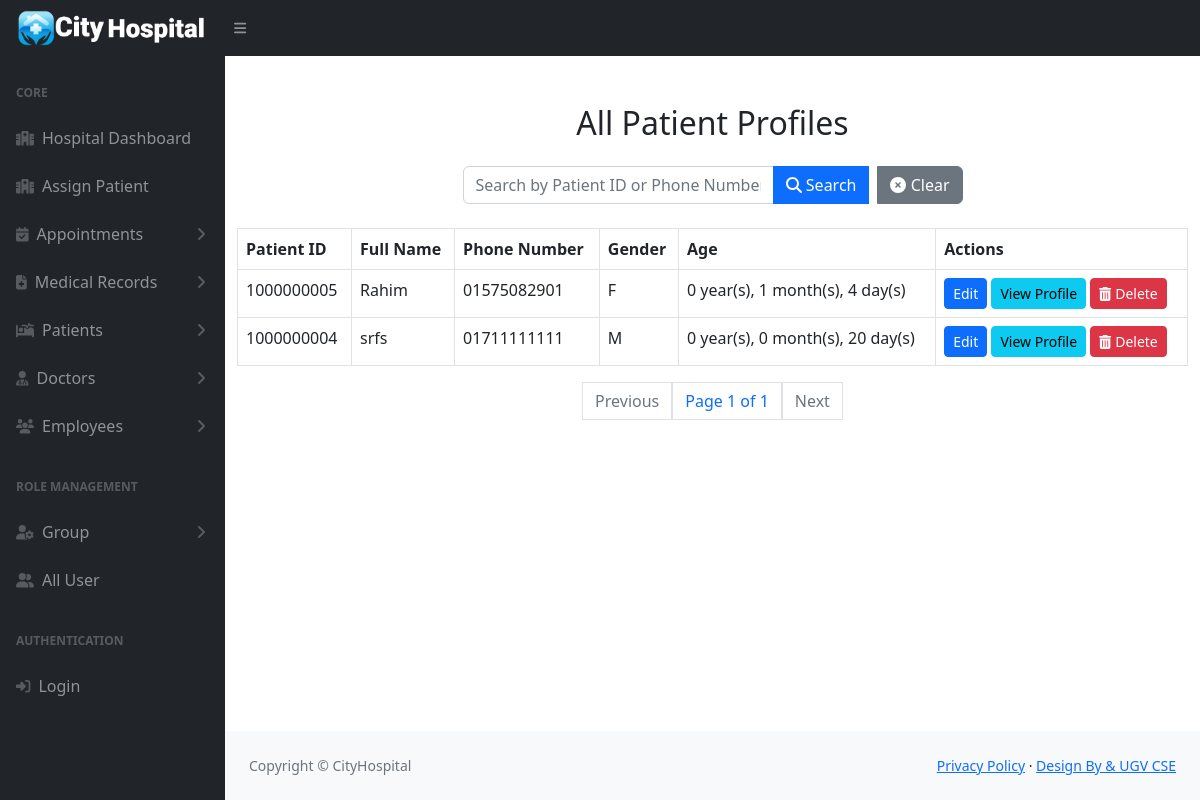
The app's page /all_patients/, older data.
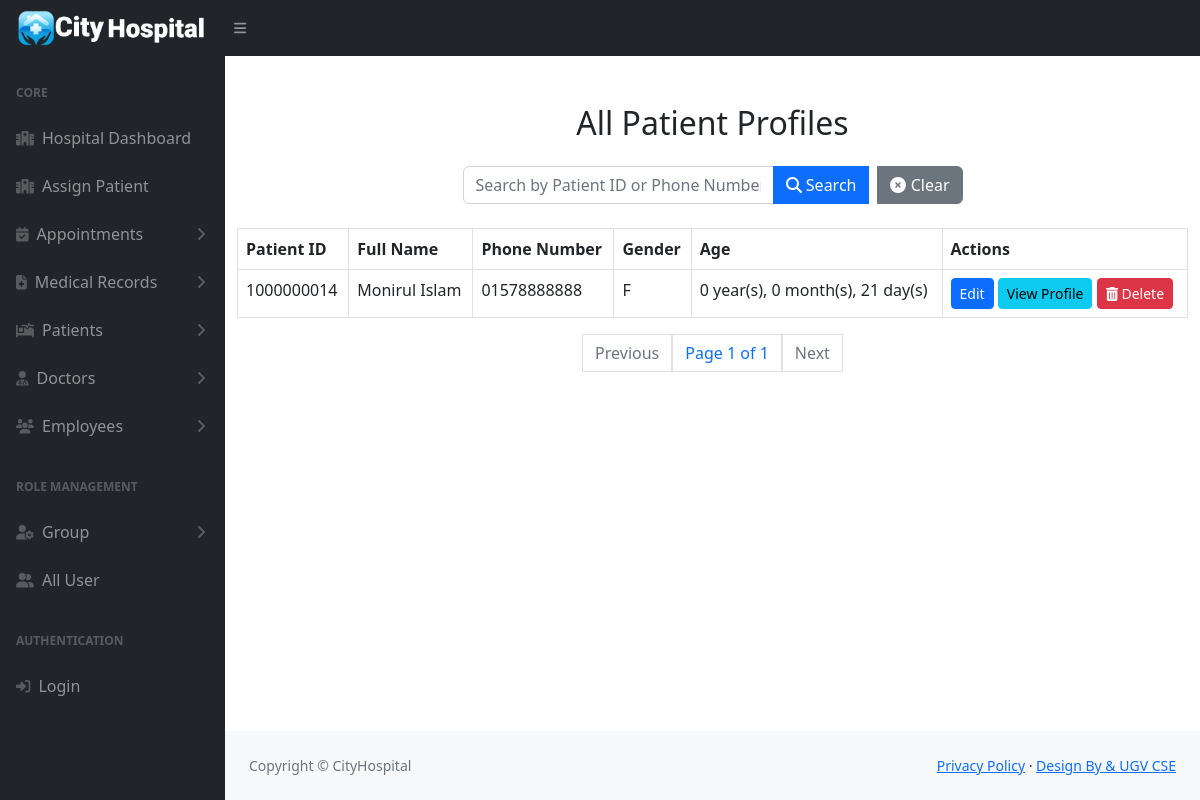
The same page, newer data.
### pms/models.py (models this page shows, shortened)
class SiteInfo(models.Model):
    site_name = models.CharField(max_length=20)
    color_logo = models.ImageField(upload_to='logo/')
    white_logo = models.ImageField(upload_to='logo/')
    email = models.EmailField()
    phone = models.CharField(max_length=14)
    address = models.CharField(max_length=100)
    site_facebook = models.URLField(max_length=100)
    site_x = models.URLField(max_length=100)
    site_instagram = models.URLField(max_length=100)
    site_pinterest = models.URLField(max_length=100)

class PatientProfile(models.Model):
    user = models.OneToOneField(User, on_delete=models.CASCADE, related_name='patient_profile')
    patient_id = models.CharField(max_length=10, unique=True, editable=False)
    full_name = models.CharField(max_length=100)
    date_of_birth = models.DateField()
    gender_choices = [('Male', 'Male'), ('Female', 'Female'), ('Other', 'Other')]
    gender = models.CharField(max_length=6, choices=gender_choices)
    phone_number = models.CharField(
        max_length=11,
        validators=[
            RegexValidator(
                regex=r'^01[3-9]\d{8}$',
                message="Enter a valid Bangladesh phone number (e.g., 01712345678).",
                code='invalid_phone'
            )
        ]
    )
    present_address = models.CharField(max_length=255, blank=True, null=True)
    permanent_address = models.CharField(max_length=255, blank=True, null=True)
    city = models.CharField(max_length=100, blank=True, null=True)
    blood_type_choices = [('A+', 'A+'), ('A-', 'A-'), ('B+', 'B+'), ('B-', 'B-'),
                          ('O+', 'O+'), ('O-', 'O-'), ('AB+', 'AB+'), ('AB-', 'AB-')]
    blood_type = models.CharField(max_length=3, choices=blood_type_choices, blank=True, null=True)
    emergency_contact_name = models.CharField(max_length=100, blank=True, null=True)
    emergency_contact_relationship = models.CharField(max_length=50, blank=True, null=True)
    emergency_contact_phone = models.CharField(max_length=15, blank=True, null=True)
    allergies = models.BooleanField(default=False, blank=True, null=True)
    HIV_positive = models.BooleanField(default=False, blank=True, null=True)
    thalassemia = models.BooleanField(default=False, blank=True, null=True)
    diabetes = models.BooleanField(default=False, blank=True, null=True)
    hypertension = models.BooleanField(default=False, blank=True, null=True)
    notes = models.TextField(blank=True, null=True)
    created_at = models.DateTimeField(auto_now_add=True)
    updated_at = models.DateTimeField(auto_now=True)

### pms/views.py (the view)
# urls.py: path('all_patients/', all_patients, name='all_patients'),
def all_patients(request):
    search_query = request.GET.get('search', '')  # Get search query from URL
    patients = PatientProfile.objects.all().order_by('-id')
    if search_query:
        patients = patients.filter(
            patient_id__icontains=search_query
        ) | patients.filter(
            phone_number__icontains=search_query
        )
    for patient in patients:
        if patient.date_of_birth:
            today = date.today()
            delta_years = today.year - patient.date_of_birth.year
            delta_months = today.month - patient.date_of_birth.month
            delta_days = today.day - patient.date_of_birth.day
            if delta_years == 0:
                if delta_months == 0:  # Less than a month old
                    patient.age = f"{delta_days} day(s)"
                else:  # Less than a year old
                    patient.age = f"{delta_months} month(s)"
            else:
                if delta_months < 0:
                    delta_years -= 1
                    delta_months += 12
                if delta_days < 0:
                    delta_months -= 1
                    delta_days += 30  # Approximation
                patient.age = f"{delta_years} year(s), {delta_months} month(s), {delta_days} day(s)"
        else:
            patient.age = "N/A"
    paginator = Paginator(patients, 10)  # Show 10 patients per page
    page_number = request.GET.get('page')
    page_obj = paginator.get_page(page_number)
    return render(request, 'patient/all_patients.html', {'page_obj': page_obj, 'search_query': search_query})

### pms/context_processors.py (called while the page is built)
def site_information(request):
    site_info = SiteInfo.objects.first()
    return {
        'site_info': site_info
    }

### templates/patient/all_patients.html (shortened to what this page needs)
{% extends 'hospital/hospital_base.html' %}
{% block content %}
<div class="container mt-5">
    <h2 class="text-center mb-4">All Patient Profiles</h2>
<form method="get" class="mb-4 d-flex justify-content-center">
    <div class="input-group" style="max-width: 500px;">
        <input type="text" class="form-control" name="search" placeholder="Search by Patient ID or Phone Number" value="{{ search_query }}">
        <button class="btn btn-primary" type="submit">
            <i class="fas fa-search"></i> Search
        </button>
        <a href="{% url 'all_patients' %}" class="btn btn-secondary ms-2">
            <i class="fas fa-times-circle"></i> Clear
        </a>
    </div>
</form>
    <table class="table table-bordered">
        <thead>
            <tr>
                <th>Patient ID</th>
                <th>Full Name</th>
                <th>Phone Number</th>
                <th>Gender</th>
                <th>Age</th>
                <th>Actions</th>
            </tr>
        </thead>
        <tbody>
            {% for patient in page_obj %}
            <tr>
                <td>{{ patient.patient_id }}</td>
                <td>{{ patient.full_name }}</td>
                <td>{{ patient.phone_number }}</td>
                <td>{{ patient.gender }}</td>
                <td>{{ patient.age }}</td>
                <td>
                    <a href="{% url 'update_patient_profile' patient.id %}" class="btn btn-primary btn-sm">Edit</a>
                    <a href="{% url 'view_patient_profile' patient.patient_id %}" class="btn btn-info btn-sm">View Profile</a>
                    <form action="{% url 'delete_patient' patient.id %}" method="POST" style="display: inline-block;">
                        <button type="submit" class="btn btn-danger btn-sm" onclick="return confirm('Are you sure you want to delete this patient?');">
                            <i class="fas fa-trash-alt"></i> Delete
                        </button>
                    </form>
                </td>
            </tr>
            {% empty %}
            <tr>
                <td colspan="6" class="text-center">No patients found.</td>
            </tr>
            {% endfor %}
        </tbody>
    </table>
    <div class="pagination justify-content-center">
        <span class="page-link {% if not page_obj.has_previous %}disabled{% endif %}">
            {% if page_obj.has_previous %}
                <a href="?page={{ page_obj.previous_page_number }}&search={{ search_query }}" class="page-link">Previous</a>
            {% else %}
                Previous
            {% endif %}
        </span>
        <span class="page-link">Page {{ page_obj.number }} of {{ page_obj.paginator.num_pages }}</span>
        <span class="page-link {% if not page_obj.has_next %}disabled{% endif %}">
            {% if page_obj.has_next %}
                <a href="?page={{ page_obj.next_page_number }}&search={{ search_query }}" class="page-link">Next</a>
            {% else %}
                Next
            {% endif %}
        </span>
    </div>
</div>
{% endblock %}

### templates/hospital/hospital_base.html (shortened to what this page needs)
{% load static %}
<!DOCTYPE html>
<html lang="en">
    <head>
        <link href="https://cdn.jsdelivr.net/npm/simple-datatables@7.1.2/dist/style.min.css" rel="stylesheet" />
        <link href="{% static 'admin_panel/css/styles.css' %}" rel="stylesheet" />
    </head>
    <body class="sb-nav-fixed">
        <nav class="sb-topnav navbar navbar-expand navbar-dark bg-dark">
            <a class="navbar-brand ps-3" href="{% url 'hospital_admin' %}"><img src="{{ site_info.white_logo.url }}" alt="" style="width: 190px;"></a>
            <button class="btn btn-link btn-sm order-1 order-lg-0 me-4 me-lg-0" id="sidebarToggle" href="#!"><i class="fas fa-bars"></i></button>
        </nav>
        <div id="layoutSidenav">
            <div id="layoutSidenav_nav">
                <nav class="sb-sidenav accordion sb-sidenav-dark" id="sidenavAccordion">
                  {% include 'hospital/hospital_sidebar.html' %}
                </nav>
            </div>
            <div id="layoutSidenav_content">
                <main>
                    {% block content %}
                    {% endblock content %}
                </main>
                <footer class="py-4 bg-light mt-auto">
                    <div class="container-fluid px-4">
                        <div class="d-flex align-items-center justify-content-between small">
                            <div class="text-muted">Copyright &copy; {{ site_info.site_name }}</div>
                            <div>
                                <a href="#">Privacy Policy</a>
                                &middot;
                                <a href="#">Design By &amp; UGV CSE</a>
                            </div>
                        </div>
                    </div>
                </footer>
            </div>
        </div>
    </body>
</html>

### templates/hospital/hospital_sidebar.html (shortened to what this page needs)
<div class="sb-sidenav-menu">
    <div class="nav">
        <div class="sb-sidenav-menu-heading">Core</div>
        <a class="nav-link" href="">
            <div class="sb-nav-link-icon"><i class="fas fa-hospital"></i></div>
            Hospital Dashboard
        </a>
        <a class="nav-link" href="">
            <div class="sb-nav-link-icon"><i class="fas fa-hospital"></i></div>
            Assign Patient
        </a>
    <a class="nav-link collapsed" href="#" data-bs-toggle="collapse" data-bs-target="#appointmentCollapse" aria-expanded="false" aria-controls="appointmentCollapse">
        <div class="sb-nav-link-icon"><i class="fas fa-calendar-check"></i></div>
        Appointments
        <div class="sb-sidenav-collapse-arrow"><i class="fas fa-angle-down"></i></div>
    </a>
        <a class="nav-link collapsed" href="#" data-bs-toggle="collapse" data-bs-target="#medicalRecordCollapse" aria-expanded="false" aria-controls="medicalRecordCollapse">
            <div class="sb-nav-link-icon"><i class="fas fa-file-medical"></i></div>
            Medical Records
            <div class="sb-sidenav-collapse-arrow"><i class="fas fa-angle-down"></i></div>
        </a>
    <a class="nav-link collapsed" href="#" data-bs-toggle="collapse" data-bs-target="#patientCollapse" aria-expanded="false" aria-controls="patientCollapse">
        <div class="sb-nav-link-icon"><i class="fas fa-procedures"></i></div>
        Patients
        <div class="sb-sidenav-collapse-arrow"><i class="fas fa-angle-down"></i></div>
    </a>
        <a class="nav-link collapsed" href="#" data-bs-toggle="collapse" data-bs-target="#doctorCollapse" aria-expanded="false" aria-controls="doctorCollapse">
            <div class="sb-nav-link-icon"><i class="fas fa-user-md"></i></div>
            Doctors
            <div class="sb-sidenav-collapse-arrow"><i class="fas fa-angle-down"></i></div>
        </a>
        <a class="nav-link collapsed" href="#" data-bs-toggle="collapse" data-bs-target="#employeeCollapse" aria-expanded="false" aria-controls="employeeCollapse">
            <div class="sb-nav-link-icon"><i class="fas fa-users"></i></div>
            Employees
            <div class="sb-sidenav-collapse-arrow"><i class="fas fa-angle-down"></i></div>
        </a>
        <div class="sb-sidenav-menu-heading">Role Management</div>
        <a class="nav-link collapsed"  data-bs-toggle="collapse" data-bs-target="#roleCollapse" aria-expanded="false" aria-controls="roleCollapse">
            <div class="sb-nav-link-icon"><i class="fas fa-user-cog"></i></div>
            Group
            <div class="sb-sidenav-collapse-arrow"><i class="fas fa-angle-down"></i></div>
        </a>
        <a class="nav-link" href="{% url 'all_users' %}">
            <div class="sb-nav-link-icon"><i class="fa fa-user-friends"></i></div>
            All User
        </a>
        <div class="sb-sidenav-menu-heading">Authentication</div>
        {% if user.is_authenticated %}
            <a class="nav-link collapsed" href="#" data-bs-toggle="collapse" data-bs-target="#authUserDropdown" aria-expanded="false" aria-controls="authUserDropdown">
                <div class="sb-nav-link-icon"><i class="fas fa-user-circle"></i></div>
                {{ user.username }}
                <div class="sb-sidenav-collapse-arrow"><i class="fas fa-angle-down"></i></div>
            </a>
            <div class="collapse" id="authUserDropdown" aria-labelledby="headingAuthUser" data-bs-parent="#sidenavAccordion">
                <nav class="sb-sidenav-menu-nested nav">
                    <a class="nav-link" href="{% url 'admin_change_password' %}">Change Password</a>
                    <a class="nav-link" href="{% url 'logout' %}">Logout</a>
                </nav>
            </div>
        {% else %}
            <a class="nav-link" href="{% url 'login' %}">
                <div class="sb-nav-link-icon"><i class="fas fa-sign-in-alt"></i></div>
                Login
            </a>
        {% endif %}
    </div>
</div>

Row changes from the older to the newer data that the page shows:
removed PatientProfile: patient_id "1000000005", full_name "Rahim", phone_number "01575082901", gender "F", age "0 year(s), 1 month(s), 4 day(s)"
removed PatientProfile: patient_id "1000000004", full_name "srfs", phone_number "01711111111", gender "M", age "0 year(s), 0 month(s), 20 day(s)"
added PatientProfile: patient_id "1000000014", full_name "Monirul Islam", phone_number "01578888888", gender "F", age "0 year(s), 0 month(s), 21 day(s)"
